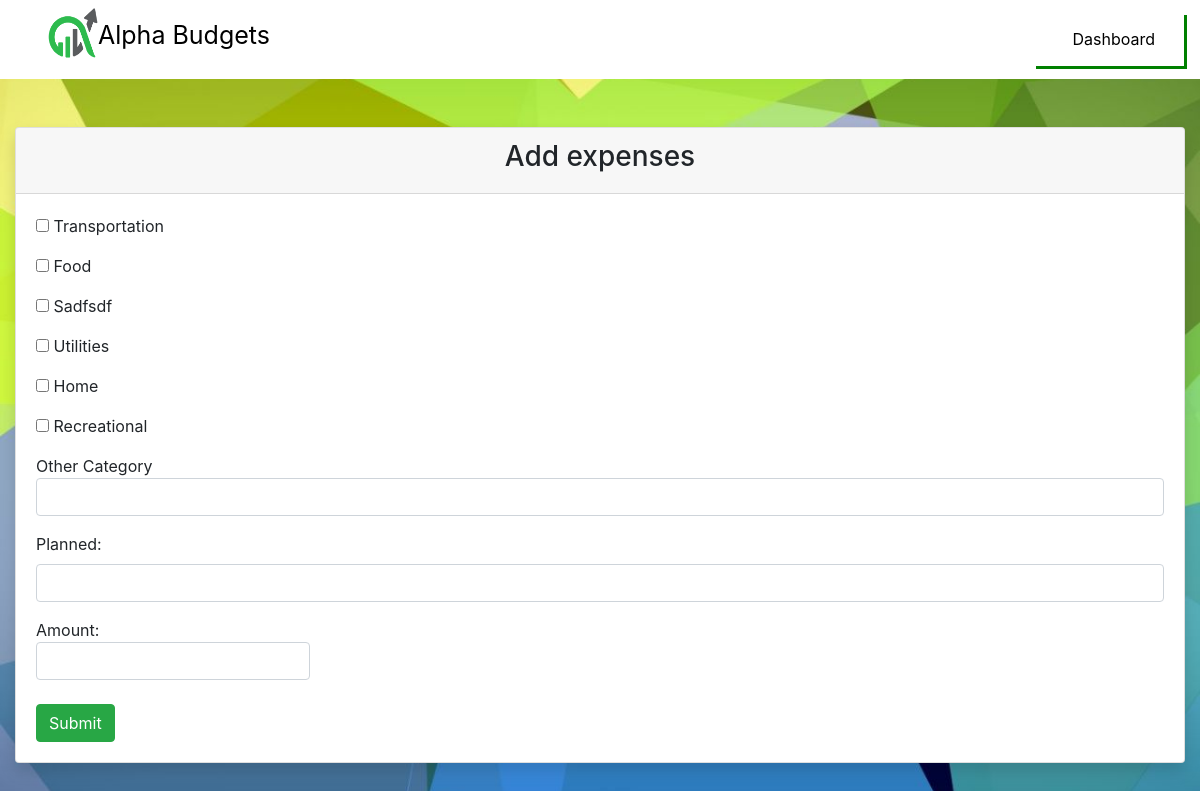
The app's page /manage_page with its own data.
### app/models.py (models this page shows)
class Category(models.Model):
    title = models.CharField(max_length=100)
    created_at = models.DateTimeField(auto_now_add=True)
    updated_at = models.DateTimeField(auto_now=True)
    objects = CategoryManager()

### app/views.py (the view)
# urls.py: path("manage_page", views.manage_page),
def manage_page(request):
    context = {"categories": Category.objects.all()}
    return render(request, "manage_page.html", context)

### app/templates/manage_page.html (shortened to what this page needs)
<!DOCTYPE html>
<html lang="en">
<head>
    {% load staticfiles %}
    <link rel="stylesheet" href="{% static 'css/styles.css' %}">
    <link rel="stylesheet" href="https://stackpath.bootstrapcdn.com/bootstrap/4.1.0/css/bootstrap.min.css"
>
</head>
<body id="background3">
    <nav class="navbar navbar-expand-lg bg-white">
        <div class="navbar navbar-inverse navbar-fixed-top"></div>
        <ul class="nav navbar-nav mr-auto">
            <ul class="nav navbar-nav">
                <img id="logo" src="{% static 'css/alpha2.png' %}" alt="alpha">
                <p style="color: black; display: inline-block; font-size: 25px; padding-top: 9px;">Alpha Budgets</p>
            </ul>
        </ul>
        <ul class="nav navbar-nav ml-auto">
            <ul class="nav navbar-nav">
                <li>
                    <div style="box-shadow: 3px 3px green;">
                        <a class="btn default" id="link_marg" href="/dash">Dashboard</a>
                    </div>
                </li>
            </ul>
        </ul>
    </nav>
    <div class="container">
        <br><br>
        <div class="card shadow">
            <div class="card-header">
                <h3 class="text-center">
                    Add expenses
                </h3>
            </div>
            <div class="card-body">
                <form action="/expenses" method="POST">
                    {%for cate in categories%}
                    <div class="form-group">
                        <input type="checkbox" name="category" value={{cate.id}}> {{cate.title}}
                    </div>
                    {%endfor%}
                    <div class="form-group">
                        <label class="form-check-label">Other Category</label>
                        <input class="form-control" type="text" name="category_other">
                    </div>
                    <div class="form-group">
                        <label for="">Planned:</label>
                        <input class="form-control" type="text" name="item">
                    </div>
                    <div class="form-group">
                        <label for="">Amount:
                            <input class="form-control" type="number" name="planned_amount">
                        </label>
                    </div>
                    <button class="btn btn-success">Submit</button>
                </form>
            </div>
        </div>
    </div>
</body>
</html>

### app/static/css/styles.css (style rules this page uses)
.container { max-width: 1600px !important; min-height: 100% !important; }
#link_marg { margin-left: 10px; color: black; padding: 14px 28px; font-size: 16px; cursor: pointer; }
#background3 { background-image: url("green.jpg"); background-repeat: no-repeat; background-size: cover; background-position: center; }
#logo { height: 50px; width: 50px; margin-bottom: 12px; }

### records on screen
Category: title "Transportation"
Category: title "Food"
Category: title "Sadfsdf"
Category: title "Utilities"
Category: title "Home"
Category: title "Recreational"
